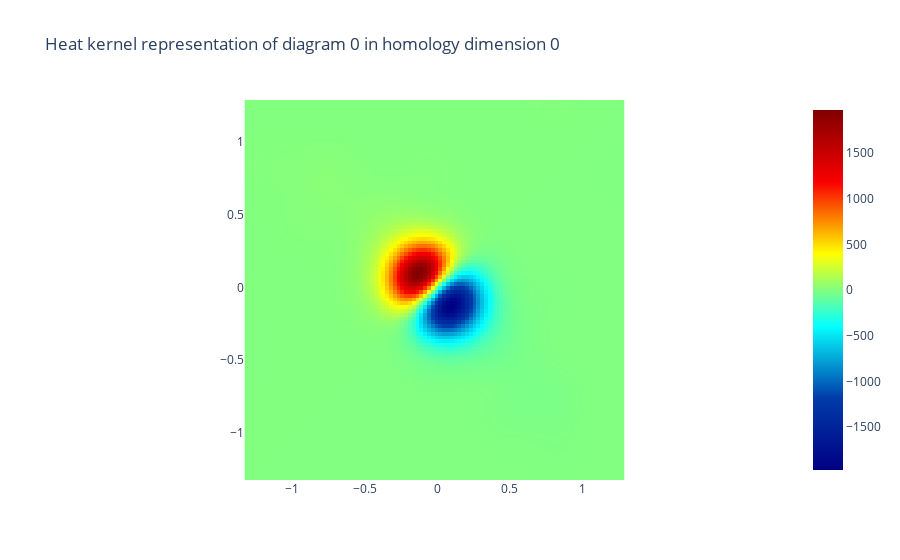

Here is the notebook cell this chart was saved with:
### Markdown cell above
### from persistence diagram to representation

### Code cell
from gtda.diagrams import HeatKernel

heat = HeatKernel(sigma=.15, n_bins=100, n_jobs=-1)
im8_heat = heat.fit_transform(PH_0dim[0])

# Visualise the heat kernel for H1
heat.plot(im8_heat, homology_dimension_idx=0, colorscale='jet')
